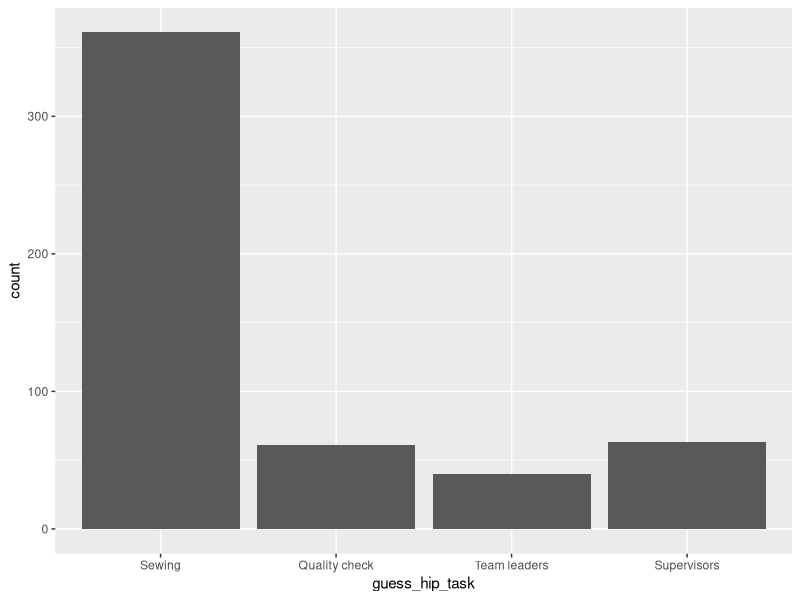

Write R code to recreate this figure. (Note: this script raises an error after producing the figure.)

# Setup -------------------------------------------------------------------

library(tidyverse)
library(readxl)

# hip <- read_excel('data/weekdayend_all.xlsx')   # 295 obs. of 381 variables
hip <- read_excel('data/weekdayend_all2.xlsx')   # 525 obs. of 382 variables

dict <- read_csv('dictionary.csv')


# IA (morning) ------------------------------------------------------------

IA_names <- dict %>%
  filter(subcategory == 'IA_m') %>%
  pull(name)

## Cleaning ---------------------------------------------------------------

### Recoding --------------------------------------------------------------

hip_IA <- hip %>%
  select(all_of(IA_names)) %>%
  mutate(across(IA_names[c(1, 4, 6)], as.factor)) %>%
  mutate(guess_hip_task = recode(guess_hip_task,
                                 `0` = 'Sewing',
                                 `1` = 'Quality check',
                                 `2` = 'Team leaders',
                                 `3` = 'Supervisors'#, `100` = 'others'
                                 )) %>%
  mutate(hip_knowppl_like = recode(hip_knowppl_like,
                                   `0` = 'Almost all of them',
                                   `1` = 'Some of them',
                                   `2` = 'Very few of them',
                                   `3` = 'Almost none of them')) %>%
  mutate(guess_hip_turnover_sure = recode(guess_hip_turnover_sure,
                                          `0` = 'Very sure',
                                          `1` = 'Slightly sure',
                                          `2` = 'Slightly not sure',
                                          `3` = 'Not sure at all')) %>%
  mutate(guess_hip_task_other = as.character(guess_hip_task_other)) %>%
  mutate(across(IA_names[c(3, 5)], as.integer))

## Figures ----------------------------------------------------------------

ggplot(data = hip_IA) +
  geom_bar(aes(x = guess_hip_task)) +
  ggsave('figures/jobs_in_hip/IA1.png')

ggplot(data = hip_IA) +
  geom_histogram(aes(x = hip_knowppl), binwidth = 5) +
  ggsave('figures/jobs_in_hip/IA2.png')

ggplot(data = hip_IA) +
  geom_bar(aes(x = hip_knowppl_like)) +
  ggsave('figures/jobs_in_hip/IA3.png')

ggplot(data = hip_IA) +
  geom_histogram(aes(x = guess_hip_turnover), binwidth = 5) +
  ggsave('figures/jobs_in_hip/IA5.png')

ggplot(data = hip_IA) +
  geom_bar(aes(x = guess_hip_turnover_sure)) +
  ggsave('figures/jobs_in_hip/IA5s.png')


# IB (morning) ------------------------------------------------------------

IB_names <- dict %>%
  filter(subcategory == 'IB_m') %>%
  pull(name)

## Cleaning ---------------------------------------------------------------

### Recoding --------------------------------------------------------------

hip_IB <- hip %>%
  select(all_of(IB_names)) %>%
  mutate(across(IB_names[seq(1, 13, 2)], as.integer)) %>%
  mutate(across(IB_names[seq(2, 14, 2)], as.factor)) %>%
  mutate(across(IB_names[seq(2, 14, 2)], ~recode(.,
                                                 `0` = 'Very sure',
                                                 `1` = 'Slightly sure',
                                                 `2` = 'Slightly not sure',
                                                 `3` = 'Not sure at all')))


### Trim errors -------------------------------------------------------------

hip_IB <- hip_IB %>%
  mutate(guess_hip_day = replace(guess_hip_day,
                                 which(guess_hip_day > 7L),
                                 NA)) %>%
  mutate(guess_hip_lunch = replace(guess_hip_lunch,
                                   which(guess_hip_lunch > 22L),
                                   NA)) %>%
  mutate(guess_hip_night = replace(guess_hip_night,
                                   which(guess_hip_night > 30L),
                                   NA))

## Figures ----------------------------------------------------------------

ggplot(data = hip_IB) +
  geom_histogram(aes(x = guess_hip_hour), binwidth = 1) +
  ggsave('figures/jobs_in_HIP/IB1.png')

ggplot(data = hip_IB) +
  geom_bar(aes(x = guess_hip_hour_sure)) +
  ggsave('figures/jobs_in_HIP/IB1s.png')

ggplot(data = hip_IB) +
  geom_histogram(aes(x = guess_hip_day), binwidth = 1) +
  ggsave('figures/jobs_in_HIP/IB2.png')

ggplot(data = hip_IB) +
  geom_bar(aes(x = guess_hip_day_sure)) +
  ggsave('figures/jobs_in_HIP/IB2s.png')

ggplot(data = hip_IB) +
  geom_histogram(aes(x = guess_hip_extra), binwidth = 1) +
  ggsave('figures/jobs_in_HIP/IB3.png')

ggplot(data = hip_IB) +
  geom_bar(aes(x = guess_hip_extra_sure)) +
  ggsave('figures/jobs_in_HIP/IB3s.png')

ggplot(data = hip_IB) +
  geom_histogram(aes(x = guess_hip_night), binwidth = 1) +
  ggsave('figures/jobs_in_HIP/IB4.png')

ggplot(data = hip_IB) +
  geom_bar(aes(x = guess_hip_night_sure)) +
  ggsave('figures/jobs_in_HIP/IB4s.png')

ggplot(data = hip_IB) +
  geom_histogram(aes(x = guess_hip_transp), binwidth = 1) +
  ggsave('figures/jobs_in_HIP/IB5.png')

ggplot(data = hip_IB) +
  geom_bar(aes(x = guess_hip_transp_sure)) +
  ggsave('figures/jobs_in_HIP/IB5s.png')

ggplot(data = hip_IB) +
  geom_histogram(aes(x = guess_hip_lunch), binwidth = 1) +
  ggsave('figures/jobs_in_HIP/IB6.png')

ggplot(data = hip_IB) +
  geom_bar(aes(x = guess_hip_lunch_sure)) +
  ggsave('figures/jobs_in_HIP/IB6s.png')

ggplot(data = hip_IB) +
  geom_histogram(aes(x = guess_hip_attend), binwidth = 1) +
  ggsave('figures/jobs_in_HIP/IB7.png')

ggplot(data = hip_IB) +
  geom_bar(aes(x = guess_hip_attend_sure)) +
  ggsave('figures/jobs_in_HIP/IB7s.png')


# IC (morning) ------------------------------------------------------------

IC_names <- dict %>%
  filter(subcategory == 'IC_m') %>%
  pull(name)

## Cleaning ---------------------------------------------------------------

### Recoding --------------------------------------------------------------

hip_IC <- hip %>%
  select(all_of(IC_names)) %>%
  mutate(across(IC_names[c(1, 3, 5, 8)], as.integer)) %>%
  mutate(across(IC_names[c(2, 4, 6, 7)], as.factor)) %>%
  mutate(across(IC_names[c(2, 4, 6)], ~recode(.,
                                              `0` = 'Very sure',
                                              `1` = 'Slightly sure',
                                              `2` = 'Slightly not sure',
                                              `3` = 'Not sure at all'))) %>%
  mutate(guess_entry_pct_you = recode(guess_entry_pct_you,
                                      `0` = 'Likely',
                                      `1` = 'Somewhat likely',
                                      `2` = 'Somewhat unlikely',
                                      `3` = 'Very unlikely'))

### Trim errors -----------------------------------------------------------

hip_IC <- hip_IC %>%
  mutate(guess_entry_pct = replace(guess_entry_pct,
                                   which(guess_entry_pct > 100L),
                                   NA))

### Winsorizing and trimming outliers -------------------------------------

# by winsorizing first, no need to specify `na.rm = TRUE` in `quantile()`
hip_IC <- hip_IC %>%

  mutate(guess_entry_salary = replace(
    guess_entry_salary,
    which(guess_entry_salary > quantile(guess_entry_salary, 0.99)),
    quantile(guess_entry_salary, 0.99))) %>%
  mutate(guess_entry_salary = replace(
    guess_entry_salary,
    which(guess_entry_salary < quantile(guess_entry_salary, 0.01)),
    NA_real_)) %>%

  mutate(guess_entry_salary_6m = replace(
    guess_entry_salary_6m,
    which(guess_entry_salary_6m > quantile(guess_entry_salary_6m, 0.99)),
    quantile(guess_entry_salary_6m, 0.99))) %>%
  mutate(guess_entry_salary_6m = replace(
    guess_entry_salary_6m,
    which(guess_entry_salary_6m < quantile(guess_entry_salary_6m, 0.01)),
    NA_real_)) %>%

  mutate(guess_you_salary_1m = replace(
    guess_you_salary_1m,
    which(guess_you_salary_1m > quantile(guess_you_salary_1m, 0.99)),
    quantile(guess_you_salary_1m, 0.99))) %>%
  mutate(guess_you_salary_1m = replace(
    guess_you_salary_1m,
    which(guess_you_salary_1m < quantile(guess_you_salary_1m, 0.01)),
    NA_real_))

## Figures ----------------------------------------------------------------

ggplot(data = hip_IC) +
  geom_histogram(aes(x = guess_entry_salary), binwidth = 200) +
  ggsave('figures/jobs_in_HIP/IC1.png')

ggplot(data = hip_IC) +
  geom_bar(aes(x = guess_entry_salary_sure)) +
  ggsave('figures/jobs_in_HIP/IC1s.png')

ggplot(data = hip_IC) +
  geom_histogram(aes(x = guess_entry_salary_6m), binwidth = 500) +
  ggsave('figures/jobs_in_HIP/IC2.png')

ggplot(data = hip_IC) +
  geom_bar(aes(x = guess_entry_salary_6m_sure)) +
  ggsave('figures/jobs_in_HIP/IC2s.png')

ggplot(data = hip_IC) +
  geom_histogram(aes(x = guess_entry_pct), binwidth = 10) +
  ggsave('figures/jobs_in_HIP/IC3.png')

ggplot(data = hip_IC) +
  geom_bar(aes(x = guess_entry_pct_sure)) +
  ggsave('figures/jobs_in_HIP/IC3s.png')

ggplot(data = hip_IC) +
  geom_bar(aes(x = guess_entry_pct_you)) +
  ggsave('figures/jobs_in_HIP/IC4.png')

ggplot(data = hip_IC) +
  geom_histogram(aes(x = guess_you_salary_1m), binwidth = 200) +
  ggsave('figures/jobs_in_HIP/IC5.png')


# ID (morning) ------------------------------------------------------------

ID_names <- dict %>%
  filter(subcategory == 'ID_m') %>%
  pull(name)

## Cleaning ---------------------------------------------------------------

### Recoding --------------------------------------------------------------

hip_ID <- hip %>%
  select(all_of(ID_names)) %>%
  mutate(across(ID_names[c(1, 3, 5, 7, 11)], as.integer)) %>%
  mutate(across(ID_names[c(2, 4, 6, 8, 9, 10)], as.factor)) %>%
  mutate(across(ID_names[c(2, 4, 6, 8)], ~recode(.,
                                                 `0` = 'Very sure',
                                                 `1` = 'Slightly sure',
                                                 `2` = 'Slightly not sure',
                                                 `3` = 'Not sure at all'))) %>%
  mutate(across(ID_names[9:10], ~recode(.,
                                        `0` = 'Likely',
                                        `1` = 'Somewhat likely',
                                        `2` = 'Somewhat unlikely',
                                        `3` = 'Very unlikely')))

### Trim errors -----------------------------------------------------------

hip_ID <- hip_ID %>%
  mutate(guess_promote_medium = replace(guess_promote_medium,
                                        which(guess_promote_medium > 100L),
                                        NA)) %>%
  mutate(guess_promote_sp = replace(guess_promote_sp,
                                    which(guess_promote_sp > 100L),
                                    NA)) %>%
  mutate(guess_salary_sp = replace(guess_salary_sp,
                                   which(guess_salary_sp > 50000L),
                                   NA))

### Winsorizing and trimming outliers -------------------------------------

hip_ID <- hip_ID %>%

  mutate(guess_salary_medium = replace(
    guess_salary_medium,
    which(guess_salary_medium > quantile(guess_salary_medium, 0.99)),
    quantile(guess_salary_medium, 0.99))) %>%
  mutate(guess_salary_medium = replace(
    guess_salary_medium,
    which(guess_salary_medium < quantile(guess_salary_medium, 0.01)),
    NA_real_)) %>%

  mutate(guess_salary_sp = replace(
    guess_salary_sp,
    which(guess_salary_sp > quantile(guess_salary_sp, 0.99, na.rm = TRUE)),
    quantile(guess_salary_sp, 0.99, na.rm = TRUE))) %>%   # one NA observation
  mutate(guess_salary_sp = replace(
    guess_salary_sp,
    which(guess_salary_sp < quantile(guess_salary_sp, 0.01, na.rm = TRUE)),
    NA_real_)) %>%

  mutate(guess_you_salary_6m = replace(
    guess_you_salary_6m,
    which(guess_you_salary_6m > quantile(guess_you_salary_6m, 0.99)),
    quantile(guess_you_salary_6m, 0.99))) %>%
  mutate(guess_you_salary_6m = replace(
    guess_you_salary_6m,
    which(guess_you_salary_6m < quantile(guess_you_salary_6m, 0.01)),
    NA_real_))

## Figures ----------------------------------------------------------------

ggplot(data = hip_ID) +
  geom_histogram(aes(x = guess_promote_medium), binwidth = 10) +
  ggsave('figures/jobs_in_HIP/ID1.png')

ggplot(data = hip_ID) +
  geom_bar(aes(x = guess_promote_medium_sure)) +
  ggsave('figures/jobs_in_HIP/ID1s.png')

ggplot(data = hip_ID) +
  geom_histogram(aes(x = guess_promote_sp), binwidth = 10) +
  ggsave('figures/jobs_in_HIP/ID2.png')

ggplot(data = hip_ID) +
  geom_bar(aes(x = guess_promote_sp_sure)) +
  ggsave('figures/jobs_in_HIP/ID2s.png')

ggplot(data = hip_ID) +
  geom_histogram(aes(x = guess_salary_medium), binwidth = 500) +
  ggsave('figures/jobs_in_HIP/ID3.png')

ggplot(data = hip_ID) +
  geom_bar(aes(x = guess_salary_medium_sure)) +
  ggsave('figures/jobs_in_HIP/ID3s.png')

ggplot(data = hip_ID) +
  geom_histogram(aes(x = guess_salary_sp), binwidth = 500) +
  ggsave('figures/jobs_in_HIP/ID4.png')

ggplot(data = hip_ID) +
  geom_bar(aes(x = guess_salary_sp_sure)) +
  ggsave('figures/jobs_in_HIP/ID4s.png')

ggplot(data = hip_ID) +
  geom_bar(aes(x = guess_you_promote_medium)) +
  ggsave('figures/jobs_in_HIP/ID5.png')

ggplot(data = hip_ID) +
  geom_bar(aes(x = guess_you_promote_sp)) +
  ggsave('figures/jobs_in_HIP/ID6.png')

ggplot(data = hip_ID) +
  geom_histogram(aes(x = guess_you_salary_6m), binwidth = 500) +
  ggsave('figures/jobs_in_HIP/ID7.png')


# IT (morning) ------------------------------------------------------------

# need to construct 2 new vars!!

IT_names <- dict %>%
  filter(subcategory == 'IT_m') %>%
  pull(name)

## Cleaning ---------------------------------------------------------------

### Recoding --------------------------------------------------------------

hip_IT <- hip %>%
  select(all_of(IT_names)) %>%
  mutate(across(all_of(IT_names), as.logical))

## Figures ----------------------------------------------------------------

IT_codes <- dict %>%
  filter(subcategory == 'IT_m') %>%
  pull(code)

for (i in 1:10) {
  temp <- ggplot(data = hip_IT) +
    geom_bar(aes_string(x = IT_names[i]))

  ggsave(plot = temp, file = paste0('figures/jobs_in_hip/', IT_codes[i], '.png'))
}




